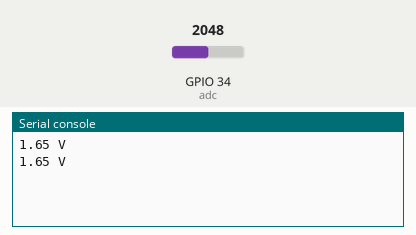
Recording of a program running on a simulated ESP32 board running MicroPython. Parts: the last lines printed to the serial console. The test bench sets the inputs (shaded band); at power-on: GPIO 34 (adc) = 2048 (analog values on the 0–4095 scale).

Above: at 1.2 s.
1.3 s: GPIO 34 (adc) set to 2866
At 2.6 s:
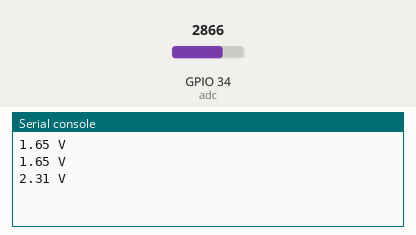
2.8 s: GPIO 34 (adc) set to 3603
At 3.5 s:
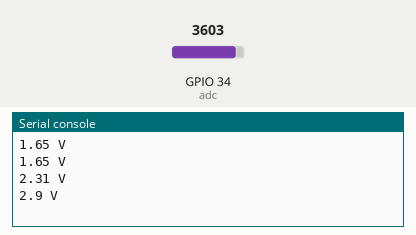
Timing chart, 0 to 5.8 s (numbered marks = the images above; inputs shaded):
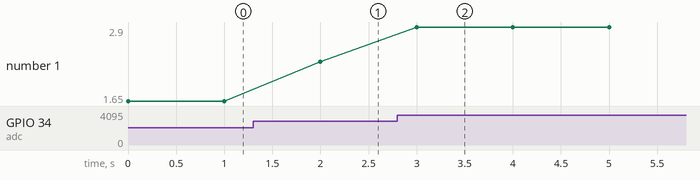

Measured:
- after the input at 1.3 s, the serial console: prints a new line after 0.70 s (image 1)
- after the input at 2.8 s, the serial console: prints a new line after 0.20 s (image 2)
- plotted number 1: 1.65 → 2.31 after the input at 1.3 s, 2.31 → 2.9 after the input at 2.8 s

The program:

adc3.py
```python
from machine import Pin, ADC
import time

adc = ADC(Pin(34))
adc.atten(ADC.ATTN_11DB)
while True:
    val = adc.read()
    val = val * (3.3 / 4095)
    print(round(val, 2), "V")
    time.sleep_ms(1000)
```
